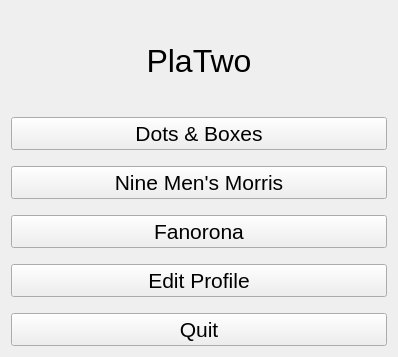
<?xml version="1.0" encoding="UTF-8"?>
<ui version="4.0">
 <class>MainMenuPage</class>
 <widget class="QWidget" name="MainMenuPage">
  <property name="geometry">
   <rect>
    <x>0</x>
    <y>0</y>
    <width>398</width>
    <height>357</height>
   </rect>
  </property>
  <property name="windowTitle">
   <string>Form</string>
  </property>
  <layout class="QGridLayout" name="gridLayout">
   <item row="2" column="0">
    <spacer name="verticalSpacer">
     <property name="orientation">
      <enum>Qt::Orientation::Vertical</enum>
     </property>
     <property name="sizeType">
      <enum>QSizePolicy::Policy::Fixed</enum>
     </property>
     <property name="sizeHint" stdset="0">
      <size>
       <width>20</width>
       <height>10</height>
      </size>
     </property>
    </spacer>
   </item>
   <item row="4" column="0">
    <spacer name="verticalSpacer_2">
     <property name="orientation">
      <enum>Qt::Orientation::Vertical</enum>
     </property>
     <property name="sizeType">
      <enum>QSizePolicy::Policy::Fixed</enum>
     </property>
     <property name="sizeHint" stdset="0">
      <size>
       <width>20</width>
       <height>10</height>
      </size>
     </property>
    </spacer>
   </item>
   <item row="6" column="0">
    <spacer name="verticalSpacer_3">
     <property name="orientation">
      <enum>Qt::Orientation::Vertical</enum>
     </property>
     <property name="sizeType">
      <enum>QSizePolicy::Policy::Fixed</enum>
     </property>
     <property name="sizeHint" stdset="0">
      <size>
       <width>20</width>
       <height>10</height>
      </size>
     </property>
    </spacer>
   </item>
   <item row="0" column="0">
    <widget class="QLabel" name="label_platwo">
     <property name="font">
      <font>
       <pointsize>24</pointsize>
      </font>
     </property>
     <property name="text">
      <string>PlaTwo</string>
     </property>
     <property name="alignment">
      <set>Qt::AlignmentFlag::AlignCenter</set>
     </property>
    </widget>
   </item>
   <item row="7" column="0">
    <widget class="QPushButton" name="pushButton_edit_profile">
     <property name="font">
      <font>
       <pointsize>16</pointsize>
      </font>
     </property>
     <property name="text">
      <string>Edit Profile</string>
     </property>
    </widget>
   </item>
   <item row="3" column="0">
    <widget class="QPushButton" name="pushButton_nine_mens_morris">
     <property name="font">
      <font>
       <pointsize>16</pointsize>
      </font>
     </property>
     <property name="text">
      <string>Nine Men's Morris</string>
     </property>
    </widget>
   </item>
   <item row="1" column="0">
    <widget class="QPushButton" name="pushButton_dots_and_boxes">
     <property name="font">
      <font>
       <pointsize>16</pointsize>
      </font>
     </property>
     <property name="text">
      <string>Dots &amp;&amp; Boxes</string>
     </property>
    </widget>
   </item>
   <item row="5" column="0">
    <widget class="QPushButton" name="pushButton_fanorona">
     <property name="font">
      <font>
       <pointsize>16</pointsize>
      </font>
     </property>
     <property name="text">
      <string>Fanorona</string>
     </property>
    </widget>
   </item>
   <item row="9" column="0">
    <widget class="QPushButton" name="pushButton_quit">
     <property name="font">
      <font>
       <pointsize>16</pointsize>
      </font>
     </property>
     <property name="text">
      <string>Quit</string>
     </property>
    </widget>
   </item>
   <item row="8" column="0">
    <spacer name="verticalSpacer_4">
     <property name="orientation">
      <enum>Qt::Orientation::Vertical</enum>
     </property>
     <property name="sizeType">
      <enum>QSizePolicy::Policy::Fixed</enum>
     </property>
     <property name="sizeHint" stdset="0">
      <size>
       <width>20</width>
       <height>10</height>
      </size>
     </property>
    </spacer>
   </item>
  </layout>
 </widget>
 <resources/>
 <connections/>
</ui>
